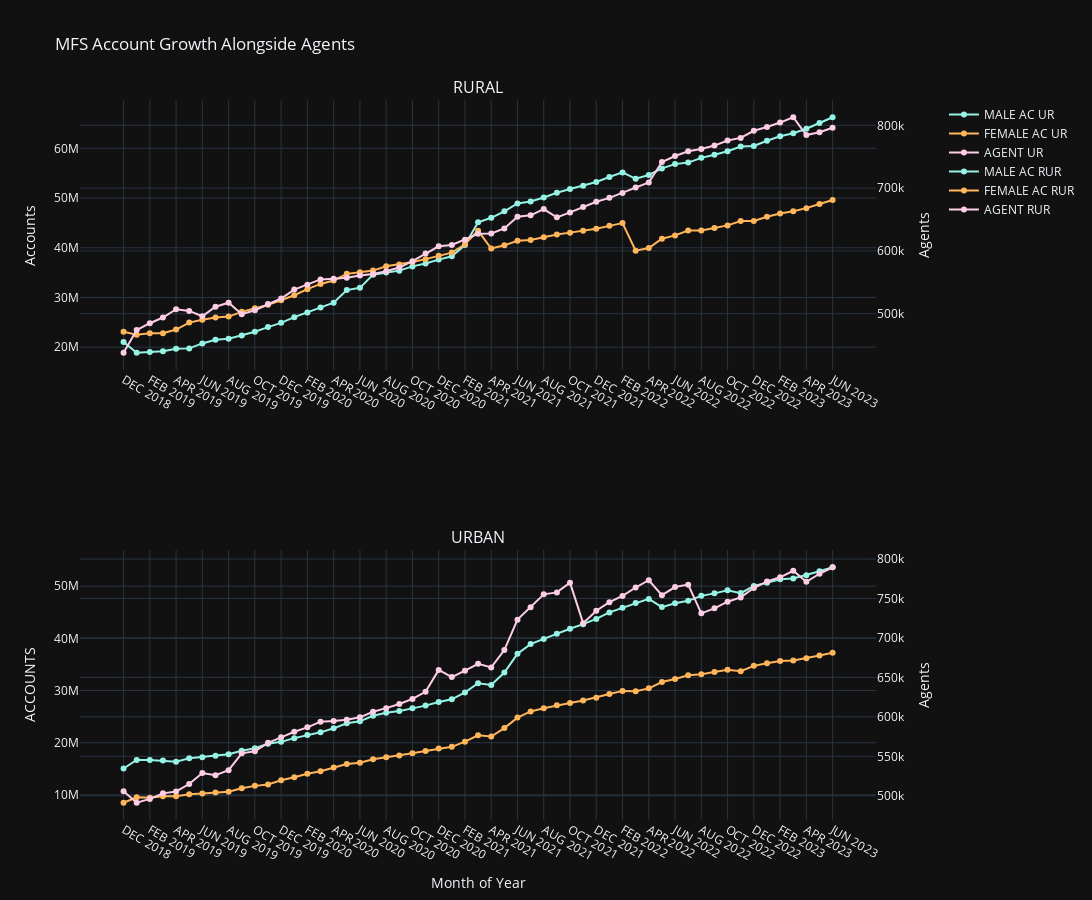

Notebook cell for this chart:
### Code cell
fig = go.Figure()
fig = make_subplots(specs=[[{"secondary_y": True}], [{"secondary_y": True}]], rows=2, cols=1, start_cell="bottom-left", subplot_titles=("URBAN", "RURAL"))

fig.add_trace(go.Scatter(x=mfs['PERIOD'], y=mfs['MFS_MALE_ACCOUNT_URBAN'], name='MALE AC UR', line=dict(color='#94F3E4', width=2)),
              secondary_y=False,
              row=1, 
              col=1)
fig.add_trace(go.Scatter(x=mfs['PERIOD'], y=mfs['MFS_FEMALE_ACCOUNT_URBAN'], name='FEMALE AC UR', line=dict(color='#ffb55a', width=2)), 
              secondary_y=False,
              row=1, 
              col=1)
fig.add_trace(go.Scatter(x=mfs['PERIOD'], y=mfs['MFS_AGENT_URBAN'], name='AGENT UR', line=dict(color='#fdcce5', width=2)), 
              secondary_y=True,
              row=1, 
              col=1)


fig.add_trace(go.Scatter(x=mfs['PERIOD'], y=mfs['MFS_MALE_ACCOUNT_RURAL'], name='MALE AC RUR', line=dict(color='#94F3E4', width=2)),
              secondary_y=False,
              row=2, 
              col=1)
fig.add_trace(go.Scatter(x=mfs['PERIOD'], y=mfs['MFS_FEMALE_ACCOUNT_RURAL'], name='FEMALE AC RUR', line=dict(color='#ffb55a', width=2)), 
              secondary_y=False,
              row=2, 
              col=1)
fig.add_trace(go.Scatter(x=mfs['PERIOD'], y=mfs['MFS_AGENT_RURAL'], name='AGENT RUR', line=dict(color='#fdcce5', width=2)), 
              secondary_y=True,
              row=2, 
              col=1)

fig.update_yaxes(title_text="Accounts", secondary_y=False)
fig.update_yaxes(title_text="Agents", secondary_y=True)
fig.update_layout(height=900, width=1380, title='MFS Account Growth Alongside Agents', xaxis_title='Month of Year', yaxis_title='ACCOUNTS', template='plotly_dark')
fig.update_traces(mode="markers+lines")

### Figure 1 — Plotly figure (JSON) as saved in the notebook; plotly's stock layout.template omitted (floating-point values rounded to 4 significant figures)
{"data": [{"line": {"color": "#94F3E4", "width": 2}, "mode": "markers+lines", "name": "MALE AC UR", "type": "scatter", "x": ["DEC 2018", "JAN 2019", "FEB 2019", "MAR 2019", "APR 2019", "MAY 2019", "JUN 2019", "JUL 2019", "AUG 2019", "SEP 2019", "OCT 2019", "NOV 2019", "DEC 2019", "JAN 2020", "FEB 2020", "MAR 2020", "APR 2020", "MAY 2020", "JUN 2020", "JUL 2020", "AUG 2020", "SEP 2020", "OCT 2020", "NOV 2020", "DEC 2020", "JAN 2021", "FEB 2021", "MAR 2021", "APR 2021", "MAY 2021", "JUN 2021", "JUL 2021", "AUG 2021", "SEP 2021", "OCT 2021", "NOV 2021", "DEC 2021", "JAN 2022", "FEB 2022", "MAR 2022", "APR 2022", "MAY 2022", "JUN 2022", "JUL 2022", "AUG 2022", "SEP 2022", "OCT 2022", "NOV 2022", "DEC 2022", "JAN 2023", "FEB 2023", "MAR 2023", "APR 2023", "MAY 2023", "JUN 2023"], "xaxis": "x", "y": [15053470, 16684243, 16697088, 16574635, 16333380, 17000434, 17234004, 17476643, 17779052, 18440077, 18942419, 19780354, 20160737, 20873990, 21455510, 21983067, 22753691, 23730024, 24095188, 25152310, 25728507, 26080014, 26579555, 27106814, 27790013, 28316854, 29638030, 31400373, 31081403, 33441779, 37035589, 38895616, 39893788, 40896834, 41839891, 42717241, 43723069, 44970483, 45868201, 46758151, 47564802, 45988861, 46728634, 47194552, 48142985, 48620266, 49208715, 48667875, 50023245, 50673189, 51307660, 51455799, 52092274, 52847869, 53626770], "yaxis": "y"}, {"line": {"color": "#ffb55a", "width": 2}, "mode": "markers+lines", "name": "FEMALE AC UR", "type": "scatter", "x": ["DEC 2018", "JAN 2019", "FEB 2019", "MAR 2019", "APR 2019", "MAY 2019", "JUN 2019", "JUL 2019", "AUG 2019", "SEP 2019", "OCT 2019", "NOV 2019", "DEC 2019", "JAN 2020", "FEB 2020", "MAR 2020", "APR 2020", "MAY 2020", "JUN 2020", "JUL 2020", "AUG 2020", "SEP 2020", "OCT 2020", "NOV 2020", "DEC 2020", "JAN 2021", "FEB 2021", "MAR 2021", "APR 2021", "MAY 2021", "JUN 2021", "JUL 2021", "AUG 2021", "SEP 2021", "OCT 2021", "NOV 2021", "DEC 2021", "JAN 2022", "FEB 2022", "MAR 2022", "APR 2022", "MAY 2022", "JUN 2022", "JUL 2022", "AUG 2022", "SEP 2022", "OCT 2022", "NOV 2022", "DEC 2022", "JAN 2023", "FEB 2023", "MAR 2023", "APR 2023", "MAY 2023", "JUN 2023"], "xaxis": "x", "y": [8491129, 9533773, 9458043, 9744399, 9739027, 10141315, 10246766, 10438143, 10602577, 11264584, 11726527, 11985931, 12789162, 13394823, 14044994, 14542151, 15253024, 15916031, 16177189, 16811081, 17224136, 17533015, 17970697, 18409455, 18879824, 19211721, 20203414, 21430136, 21179220, 22800390, 24809406, 25995428, 26583231, 27158459, 27613092, 28092167, 28637497, 29316888, 29930857, 29852331, 30415301, 31620156, 32215458, 32935692, 33140199, 33572063, 33979501, 33695799, 34729780, 35240987, 35667699, 35755777, 36179304, 36714774, 37249086], "yaxis": "y"}, {"line": {"color": "#fdcce5", "width": 2}, "mode": "markers+lines", "name": "AGENT UR", "type": "scatter", "x": ["DEC 2018", "JAN 2019", "FEB 2019", "MAR 2019", "APR 2019", "MAY 2019", "JUN 2019", "JUL 2019", "AUG 2019", "SEP 2019", "OCT 2019", "NOV 2019", "DEC 2019", "JAN 2020", "FEB 2020", "MAR 2020", "APR 2020", "MAY 2020", "JUN 2020", "JUL 2020", "AUG 2020", "SEP 2020", "OCT 2020", "NOV 2020", "DEC 2020", "JAN 2021", "FEB 2021", "MAR 2021", "APR 2021", "MAY 2021", "JUN 2021", "JUL 2021", "AUG 2021", "SEP 2021", "OCT 2021", "NOV 2021", "DEC 2021", "JAN 2022", "FEB 2022", "MAR 2022", "APR 2022", "MAY 2022", "JUN 2022", "JUL 2022", "AUG 2022", "SEP 2022", "OCT 2022", "NOV 2022", "DEC 2022", "JAN 2023", "FEB 2023", "MAR 2023", "APR 2023", "MAY 2023", "JUN 2023"], "xaxis": "x", "y": [505623, 491140, 495975, 503042, 505414, 514835, 528812, 525954, 532373, 553720, 556488, 567067, 573995, 581094, 586665, 593857, 594644, 596353, 599376, 606390, 611021, 616288, 622689, 631710, 659459, 650450, 658549, 667194, 662640, 684610, 723182, 738798, 755222, 757726, 770002, 718721, 734474, 745319, 753199, 763921, 773130, 754220, 764464, 767560, 731210, 737531, 745913, 751394, 763265, 771681, 776876, 785131, 771212, 781319, 789583], "yaxis": "y2"}, {"line": {"color": "#94F3E4", "width": 2}, "mode": "markers+lines", "name": "MALE AC RUR", "type": "scatter", "x": ["DEC 2018", "JAN 2019", "FEB 2019", "MAR 2019", "APR 2019", "MAY 2019", "JUN 2019", "JUL 2019", "AUG 2019", "SEP 2019", "OCT 2019", "NOV 2019", "DEC 2019", "JAN 2020", "FEB 2020", "MAR 2020", "APR 2020", "MAY 2020", "JUN 2020", "JUL 2020", "AUG 2020", "SEP 2020", "OCT 2020", "NOV 2020", "DEC 2020", "JAN 2021", "FEB 2021", "MAR 2021", "APR 2021", "MAY 2021", "JUN 2021", "JUL 2021", "AUG 2021", "SEP 2021", "OCT 2021", "NOV 2021", "DEC 2021", "JAN 2022", "FEB 2022", "MAR 2022", "APR 2022", "MAY 2022", "JUN 2022", "JUL 2022", "AUG 2022", "SEP 2022", "OCT 2022", "NOV 2022", "DEC 2022", "JAN 2023", "FEB 2023", "MAR 2023", "APR 2023", "MAY 2023", "JUN 2023"], "xaxis": "x2", "y": [21030462, 18880373, 19006106, 19201465, 19665560, 19758337, 20757042, 21477483, 21687092, 22351367, 23109308, 24043399, 24893228, 26034399, 26983460, 27982159, 28941516, 31478971, 31936960, 34590842, 35041492, 35396409, 36251776, 36832245, 37612250, 38296205, 40556036, 45106307, 46020562, 47325656, 48922350, 49291899, 50114327, 51052297, 51810374, 52474947, 53224563, 54230537, 55148523, 53871251, 54630133, 55964148, 56820123, 57131464, 58077896, 58689788, 59413109, 60368899, 60466225, 61507920, 62409574, 63033706, 63937651, 65093659, 66247526], "yaxis": "y3"}, {"line": {"color": "#ffb55a", "width": 2}, "mode": "markers+lines", "name": "FEMALE AC RUR", "type": "scatter", "x": ["DEC 2018", "JAN 2019", "FEB 2019", "MAR 2019", "APR 2019", "MAY 2019", "JUN 2019", "JUL 2019", "AUG 2019", "SEP 2019", "OCT 2019", "NOV 2019", "DEC 2019", "JAN 2020", "FEB 2020", "MAR 2020", "APR 2020", "MAY 2020", "JUN 2020", "JUL 2020", "AUG 2020", "SEP 2020", "OCT 2020", "NOV 2020", "DEC 2020", "JAN 2021", "FEB 2021", "MAR 2021", "APR 2021", "MAY 2021", "JUN 2021", "JUL 2021", "AUG 2021", "SEP 2021", "OCT 2021", "NOV 2021", "DEC 2021", "JAN 2022", "FEB 2022", "MAR 2022", "APR 2022", "MAY 2022", "JUN 2022", "JUL 2022", "AUG 2022", "SEP 2022", "OCT 2022", "NOV 2022", "DEC 2022", "JAN 2023", "FEB 2023", "MAR 2023", "APR 2023", "MAY 2023", "JUN 2023"], "xaxis": "x2", "y": [23093199, 22513069, 22781950, 22791889, 23542408, 24941362, 25538222, 25978657, 26148132, 27103533, 27812631, 28510614, 29430765, 30444454, 31666645, 32721472, 33414807, 34746317, 35060824, 35404726, 36278531, 36654062, 37147292, 37710374, 38395744, 39023457, 40692894, 43434909, 39832544, 40483601, 41396674, 41539879, 42110590, 42667246, 43039862, 43394397, 43807390, 44402688, 44968975, 39402031, 39951203, 41810980, 42480876, 43473798, 43456183, 43960719, 44499815, 45393551, 45394713, 46245896, 46905849, 47346768, 47966998, 48782455, 49592680], "yaxis": "y3"}, {"line": {"color": "#fdcce5", "width": 2}, "mode": "markers+lines", "name": "AGENT RUR", "type": "scatter", "x": ["DEC 2018", "JAN 2019", "FEB 2019", "MAR 2019", "APR 2019", "MAY 2019", "JUN 2019", "JUL 2019", "AUG 2019", "SEP 2019", "OCT 2019", "NOV 2019", "DEC 2019", "JAN 2020", "FEB 2020", "MAR 2020", "APR 2020", "MAY 2020", "JUN 2020", "JUL 2020", "AUG 2020", "SEP 2020", "OCT 2020", "NOV 2020", "DEC 2020", "JAN 2021", "FEB 2021", "MAR 2021", "APR 2021", "MAY 2021", "JUN 2021", "JUL 2021", "AUG 2021", "SEP 2021", "OCT 2021", "NOV 2021", "DEC 2021", "JAN 2022", "FEB 2022", "MAR 2022", "APR 2022", "MAY 2022", "JUN 2022", "JUL 2022", "AUG 2022", "SEP 2022", "OCT 2022", "NOV 2022", "DEC 2022", "JAN 2023", "FEB 2023", "MAR 2023", "APR 2023", "MAY 2023", "JUN 2023"], "xaxis": "x2", "y": [437887, 474042, 484885, 493982, 507123, 504524, 495960, 511146, 517516, 499303, 505509, 515520, 524226, 538479, 546236, 554629, 555717, 557159, 560745, 563401, 567551, 573542, 583630, 596012, 607336, 609517, 618004, 627291, 627753, 635798, 654434, 656657, 666711, 653466, 661362, 670020, 678293, 684531, 692338, 701111, 708886, 741636, 751201, 758679, 762188, 767790, 775890, 780011, 791372, 797431, 804408, 812869, 784579, 789021, 796139], "yaxis": "y4"}], "layout": {"annotations": [{"font": {"size": 16}, "showarrow": false, "text": "URBAN", "x": 0.47, "xanchor": "center", "xref": "paper", "y": 0.375, "yanchor": "bottom", "yref": "paper"}, {"font": {"size": 16}, "showarrow": false, "text": "RURAL", "x": 0.47, "xanchor": "center", "xref": "paper", "y": 1, "yanchor": "bottom", "yref": "paper"}], "height": 900, "title": {"text": "MFS Account Growth Alongside Agents"}, "width": 1380, "xaxis": {"anchor": "y", "domain": [0, 0.94], "title": {"text": "Month of Year"}}, "xaxis2": {"anchor": "y3", "domain": [0, 0.94]}, "yaxis": {"anchor": "x", "domain": [0, 0.375], "title": {"text": "ACCOUNTS"}}, "yaxis2": {"anchor": "x", "overlaying": "y", "side": "right", "title": {"text": "Agents"}}, "yaxis3": {"anchor": "x2", "domain": [0.625, 1], "title": {"text": "Accounts"}}, "yaxis4": {"anchor": "x2", "overlaying": "y3", "side": "right", "title": {"text": "Agents"}}}}
